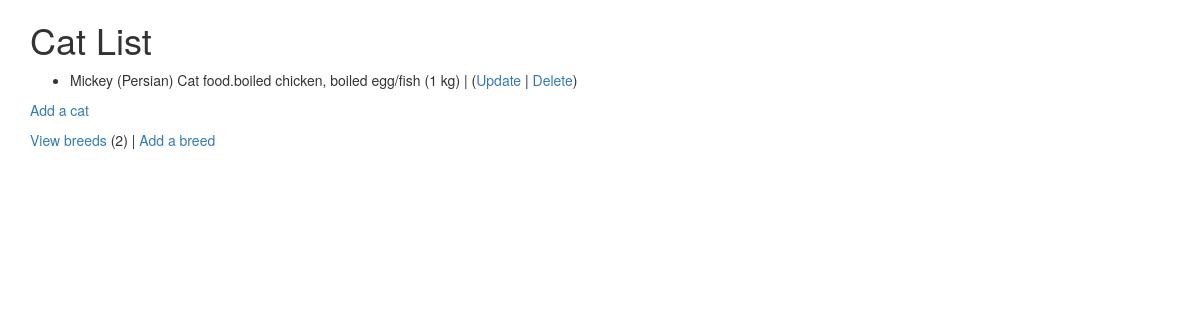
The app's page /cats/ (signed in) with its own data.
### cats/models.py (models this page shows, shortened)
class Cat(models.Model):
    nickname = models.CharField(
            max_length=200,
            validators=[MinLengthValidator(2, "Nickname must be greater than 1 character")]
    )
    weight = models.PositiveIntegerField()
    foods = models.CharField(max_length=300)
    breed = models.ForeignKey('Breed', on_delete=models.CASCADE, null=False)

class Breed(models.Model):
    name = models.CharField(
            max_length=200,
            validators=[MinLengthValidator(2, "Breed must be greater than 1 character")]
    )
    def __str__(self):
        return self.name

### cats/views.py (the view)
# urls.py: path('', views.CatList.as_view(), name='all'),
class CatList (LoginRequiredMixin, View) :
    def get(self, request) :
        br = Breed.objects.all().count()
        cl = Cat.objects.all()
        ctx = {'breed_count': br, 'cat_list': cl}
        return render (request, 'cats/cat_list.html', ctx)

### cats/templates/cats/cat_list.html
{% extends "base_bootstrap.html" %}
{% block content %}
  <h1>Cat List</h1>
  {% if cat_list %}
  <ul>
    {% for cat in cat_list %}
      <li>
          {{ cat.nickname }} ({{ cat.breed }})
          {{ cat.foods }} ({{ cat.weight}} kg) |
          (<a href="{% url 'cats:cat_update' cat.id %}">Update</a> |
          <a href="{% url 'cats:cat_delete' cat.id %}">Delete</a>) <br/>
      </li>
    {% endfor %}
  </ul>
  {% else %}
    <p>There are no cats in the ledger.</p>
  {% endif %}
 <p>
    {% if breed_count > 0 %}
      <a href="{% url 'cats:cat_entry' %}">Add a cat</a>
    {% else %}
      Please add a new breed before you add a cat.
    {% endif %}
  </p>
  <p>
  <a href="{% url 'cats:breed_list' %}">View breeds</a> ({{ breed_count }}) |
    <a href="{% url 'cats:breed_entry' %}">Add a breed</a>
  </p>
{% endblock %}

### records on screen
Cat: nickname "Mickey", breed "Persian", foods "Cat food.boiled chicken, boiled egg/fish", weight "1"

### other values on screen
{{ breed_count }} "2"
